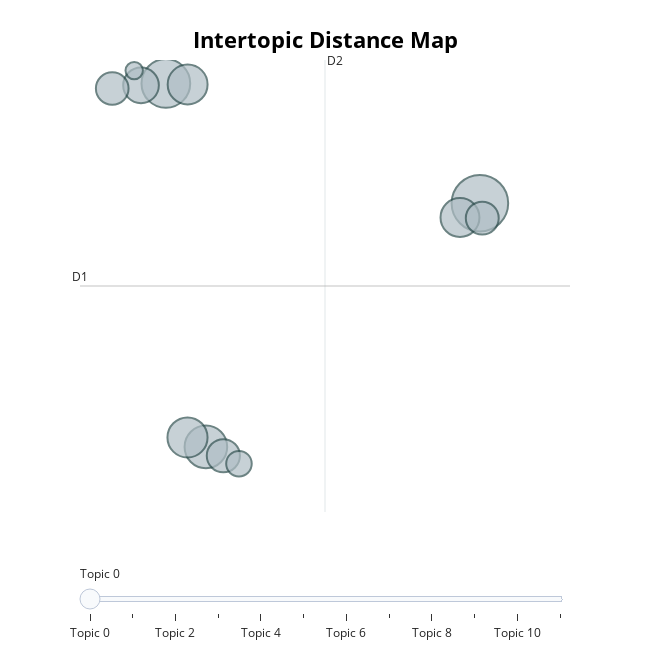

Source (notebook cell):
### Code cell
constant_topic_model.visualize_topics()

### Figure 1 — Plotly figure (JSON) as saved in the notebook; plotly's stock layout.template omitted (floating-point values rounded to 4 significant figures)
{"data": [{"customdata": [[0, "class | def | httpserver | selfendheaders | selfsendresponse200", 201], [1, "image | the | of | code | return", 149], [2, "assert | test | the | customers | function", 114], [3, "return | if | number | def | function", 101], [4, "return | def | function | if | number", 100], [5, "users | cursor | table | from | image", 95], [6, "numbers | list | of | ypred | 10", 80], [7, "os | import | the | newnametxt | directory", 69], [8, "socketsocketsocketafinet | socket | socketsockstream | server | data", 68], [9, "of | list | model | pca | linearregression", 67], [10, "file | fileclose | openexampletxt | exampletxt | line", 41], [11, "root2 | 2a | root1 | cmathsqrtdelta | for", 19]], "hovertemplate": "<b>Topic %{customdata[0]}</b><br>%{customdata[1]}<br>Size: %{customdata[2]}", "legendgroup": "", "marker": {"color": "#B0BEC5", "line": {"color": "DarkSlateGrey", "width": 2}, "size": [201, 149, 114, 101, 100, 95, 80, 69, 68, 67, 41, 19], "sizemode": "area", "sizeref": 0.1256, "symbol": "circle"}, "mode": "markers", "name": "", "orientation": "v", "showlegend": false, "type": "scatter", "x": [10.67, 4.917, 5.651, 5.314, 5.316, 10.3, 4.462, 5.97, 10.71, 3.935, 6.256, 4.338], "xaxis": "x", "y": [-2.231, 2.09, -11.02, -10.68, 2.052, -2.748, 2.021, -11.34, -2.771, 1.905, -11.63, 2.551], "yaxis": "y"}], "layout": {"annotations": [{"showarrow": false, "text": "D1", "x": 3.345, "y": -5.218, "yshift": 10}, {"showarrow": false, "text": "D2", "x": 7.832, "xshift": 10, "y": 2.933}], "height": 650, "hoverlabel": {"bgcolor": "white", "font": {"family": "Rockwell", "size": 16}}, "legend": {"itemsizing": "constant", "tracegroupgap": 0}, "margin": {"t": 60}, "shapes": [{"line": {"color": "#CFD8DC", "width": 2}, "type": "line", "x0": 7.832, "x1": 7.832, "y0": -13.37, "y1": 2.933}, {"line": {"color": "#9E9E9E", "width": 2}, "type": "line", "x0": 3.345, "x1": 12.32, "y0": -5.218, "y1": -5.218}], "sliders": [{"active": 0, "pad": {"t": 50}, "steps": [{"args": [{"marker.color": [["red", "#B0BEC5", "#B0BEC5", "#B0BEC5", "#B0BEC5", "#B0BEC5", "#B0BEC5", "#B0BEC5", "#B0BEC5", "#B0BEC5", "#B0BEC5", "#B0BEC5"]]}], "label": "Topic 0", "method": "update"}, {"args": [{"marker.color": [["#B0BEC5", "red", "#B0BEC5", "#B0BEC5", "#B0BEC5", "#B0BEC5", "#B0BEC5", "#B0BEC5", "#B0BEC5", "#B0BEC5", "#B0BEC5", "#B0BEC5"]]}], "label": "Topic 1", "method": "update"}, {"args": [{"marker.color": [["#B0BEC5", "#B0BEC5", "red", "#B0BEC5", "#B0BEC5", "#B0BEC5", "#B0BEC5", "#B0BEC5", "#B0BEC5", "#B0BEC5", "#B0BEC5", "#B0BEC5"]]}], "label": "Topic 2", "method": "update"}, {"args": [{"marker.color": [["#B0BEC5", "#B0BEC5", "#B0BEC5", "red", "#B0BEC5", "#B0BEC5", "#B0BEC5", "#B0BEC5", "#B0BEC5", "#B0BEC5", "#B0BEC5", "#B0BEC5"]]}], "label": "Topic 3", "method": "update"}, {"args": [{"marker.color": [["#B0BEC5", "#B0BEC5", "#B0BEC5", "#B0BEC5", "red", "#B0BEC5", "#B0BEC5", "#B0BEC5", "#B0BEC5", "#B0BEC5", "#B0BEC5", "#B0BEC5"]]}], "label": "Topic 4", "method": "update"}, {"args": [{"marker.color": [["#B0BEC5", "#B0BEC5", "#B0BEC5", "#B0BEC5", "#B0BEC5", "red", "#B0BEC5", "#B0BEC5", "#B0BEC5", "#B0BEC5", "#B0BEC5", "#B0BEC5"]]}], "label": "Topic 5", "method": "update"}, {"args": [{"marker.color": [["#B0BEC5", "#B0BEC5", "#B0BEC5", "#B0BEC5", "#B0BEC5", "#B0BEC5", "red", "#B0BEC5", "#B0BEC5", "#B0BEC5", "#B0BEC5", "#B0BEC5"]]}], "label": "Topic 6", "method": "update"}, {"args": [{"marker.color": [["#B0BEC5", "#B0BEC5", "#B0BEC5", "#B0BEC5", "#B0BEC5", "#B0BEC5", "#B0BEC5", "red", "#B0BEC5", "#B0BEC5", "#B0BEC5", "#B0BEC5"]]}], "label": "Topic 7", "method": "update"}, {"args": [{"marker.color": [["#B0BEC5", "#B0BEC5", "#B0BEC5", "#B0BEC5", "#B0BEC5", "#B0BEC5", "#B0BEC5", "#B0BEC5", "red", "#B0BEC5", "#B0BEC5", "#B0BEC5"]]}], "label": "Topic 8", "method": "update"}, {"args": [{"marker.color": [["#B0BEC5", "#B0BEC5", "#B0BEC5", "#B0BEC5", "#B0BEC5", "#B0BEC5", "#B0BEC5", "#B0BEC5", "#B0BEC5", "red", "#B0BEC5", "#B0BEC5"]]}], "label": "Topic 9", "method": "update"}, {"args": [{"marker.color": [["#B0BEC5", "#B0BEC5", "#B0BEC5", "#B0BEC5", "#B0BEC5", "#B0BEC5", "#B0BEC5", "#B0BEC5", "#B0BEC5", "#B0BEC5", "red", "#B0BEC5"]]}], "label": "Topic 10", "method": "update"}, {"args": [{"marker.color": [["#B0BEC5", "#B0BEC5", "#B0BEC5", "#B0BEC5", "#B0BEC5", "#B0BEC5", "#B0BEC5", "#B0BEC5", "#B0BEC5", "#B0BEC5", "#B0BEC5", "red"]]}], "label": "Topic 11", "method": "update"}]}], "title": {"font": {"color": "Black", "size": 22}, "text": "<b>Intertopic Distance Map</b>", "x": 0.5, "xanchor": "center", "y": 0.95, "yanchor": "top"}, "width": 650, "xaxis": {"anchor": "y", "domain": [0, 1], "range": [3.345, 12.32], "title": {"text": ""}, "visible": false}, "yaxis": {"anchor": "x", "domain": [0, 1], "range": [-13.37, 2.933], "title": {"text": ""}, "visible": false}}}
